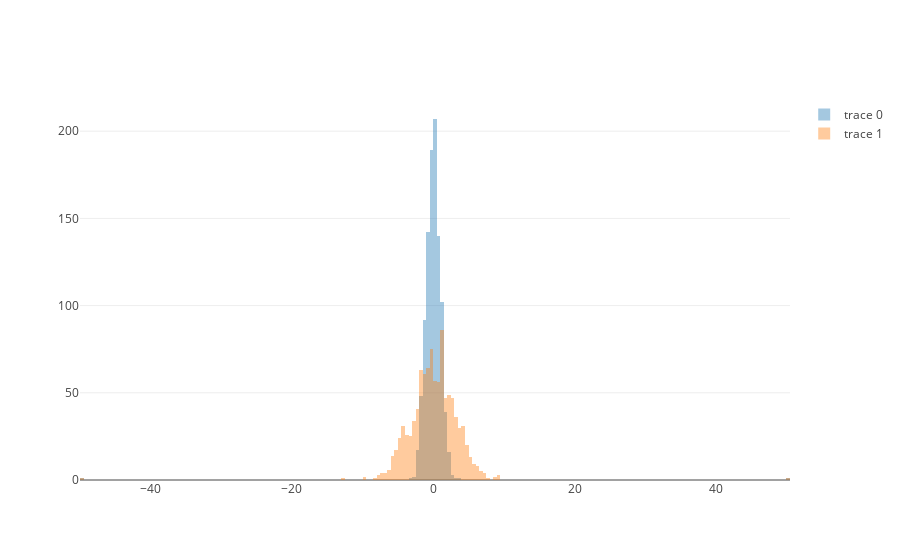

Source (notebook cell):
### Code cell
compare_histograms(a2,b2)

### Figure 1 — Plotly figure (JSON) as saved in the notebook; plotly's stock layout.template omitted (floating-point values rounded to 4 significant figures; data arrays with more than 128 entries replaced by an {"elided": "..."} marker saying what was removed)
{"data": [{"opacity": 0.4, "type": "histogram", "uid": "e5f5e412-c55a-11e8-8ada-3052cb2086f3", "x": {"elided": "1002 float values"}, "xbins": {"end": 200, "size": 0.5, "start": -200}}, {"opacity": 0.4, "type": "histogram", "uid": "e5f5e624-c55a-11e8-8ada-3052cb2086f3", "x": {"elided": "1002 float values"}, "xbins": {"end": 200, "size": 0.5, "start": -200}}], "layout": {"barmode": "overlay"}}
